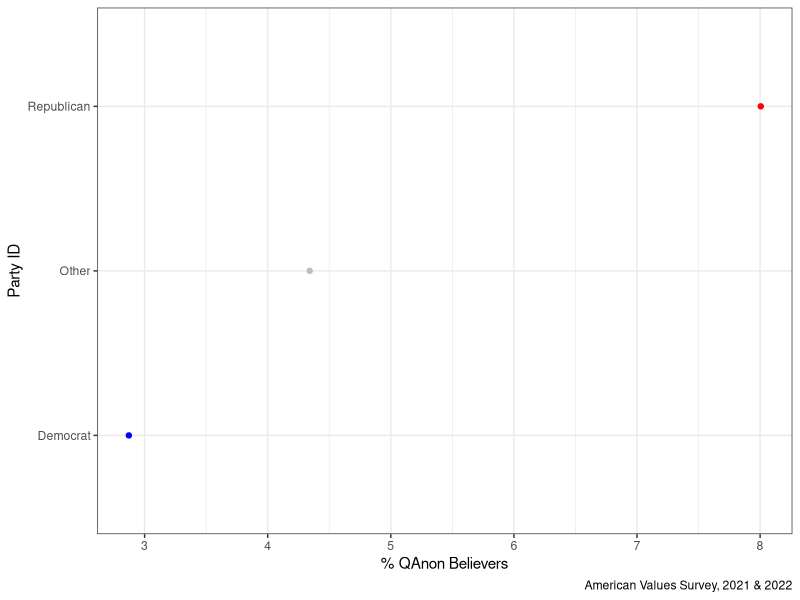

R code for this plot:
## ---- chunk 1
#| echo: false

library(tidyverse)
library(here)
library(haven)

# note: my .dta file is in the final-2023 folder, but yours might be in a different place
avs_2021 <- read_dta('PRRI AVS 2021 Sept 30 2021.dta')

avs_2022 <- read_dta('AVS 2022_Client Final Weighted.dta')

# let's start by cleaning up the data and creating a single dataframe with responses from both waves

avs_2021 <- avs_2021 |> 
  # label
  mutate(qanon = case_when(Q34_b == -1 ~ 'Skipped',
                           Q34_b == 1 ~ 'Completely Agree',
                           Q34_b == 2 ~ 'Mostly Agree',
                           Q34_b == 3 ~ 'Mostly Disagree',
                           Q34_b == 4 ~ 'Completely Disagree')) |> 
  # Make it an ordinal variable
  mutate(qanon = factor(qanon,
                        levels = c('Completely Disagree', 'Mostly Disagree',
                                   'Mostly Agree', 'Completely Agree',
                                   'Skipped')))


avs_2022 <- avs_2022 |> 
  # label
  mutate(qanon = case_when(Q20_3 == -1 ~ 'Skipped',
                           Q20_3 == 1 ~ 'Completely Agree',
                           Q20_3 == 2 ~ 'Mostly Agree',
                           Q20_3 == 3 ~ 'Mostly Disagree',
                           Q20_3 == 4 ~ 'Completely Disagree')) |> 
  # Make it an ordinal variable
  mutate(qanon = factor(qanon,
                        levels = c('Completely Disagree', 'Mostly Disagree',
                                   'Mostly Agree', 'Completely Agree',
                                   'Skipped')))


d <- bind_rows(
  # add a year variable and keep selected variables
  # that we need for the analysis
  avs_2021 |> 
    mutate(year = 2021) |> 
    select(year, Respid, kp_weight, qanon,
           ppgender, xparty4, ppethm, ppage, ppeducat),
  
  avs_2022 |> 
    mutate(year = 2022) |> 
    select(year, Respid, kp_weight, qanon, 
           ppgender, xparty4, ppethm, ppage, ppeducat)
)

d <- d |> 
  mutate(qanon_believer = as.numeric(qanon == 'Completely Agree'))

d |> 
  # relabel
  mutate(partyid = case_when(xparty4 == 1 ~ 'Republican',
                             xparty4 == 2 ~ 'Democrat',
                             TRUE ~ 'Other')) |> 
  # convert to ordinal variable
  mutate(partyid = factor(partyid, levels = c('Democrat', 'Other', 'Republican'))) |> 
  mutate(qanon_believer = if_else(qanon_believer == 1, 'QAnon Believer', 'Not QAnon Believer')) |> 
  group_by(partyid) |> 
  count(qanon_believer) |> 
  mutate(pct = n / sum(n) * 100) |>
  filter(qanon_believer == 'QAnon Believer') |> 
  ggplot(mapping = aes(y=partyid, x=pct, color=partyid)) +
  geom_point() +
  scale_color_manual(values = c('blue', 'gray', 'red')) +
  theme_bw() +
  labs(y = 'Party ID', x = '% QAnon Believers', fill = 'Party ID',
       caption = 'American Values Survey, 2021 & 2022') +
  theme(legend.position = 'none')
